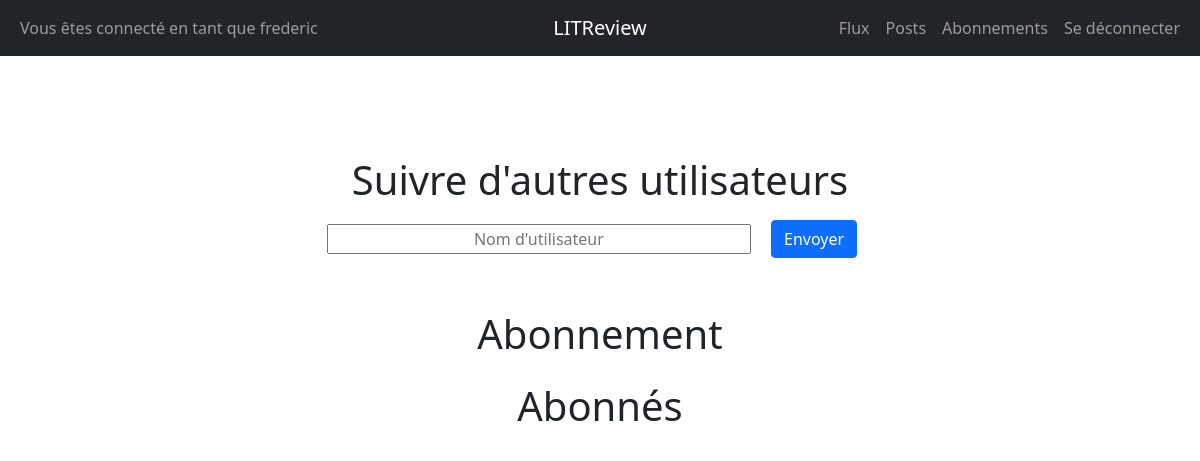
The page /abonnements/ (signed in) on the database as committed earlier.
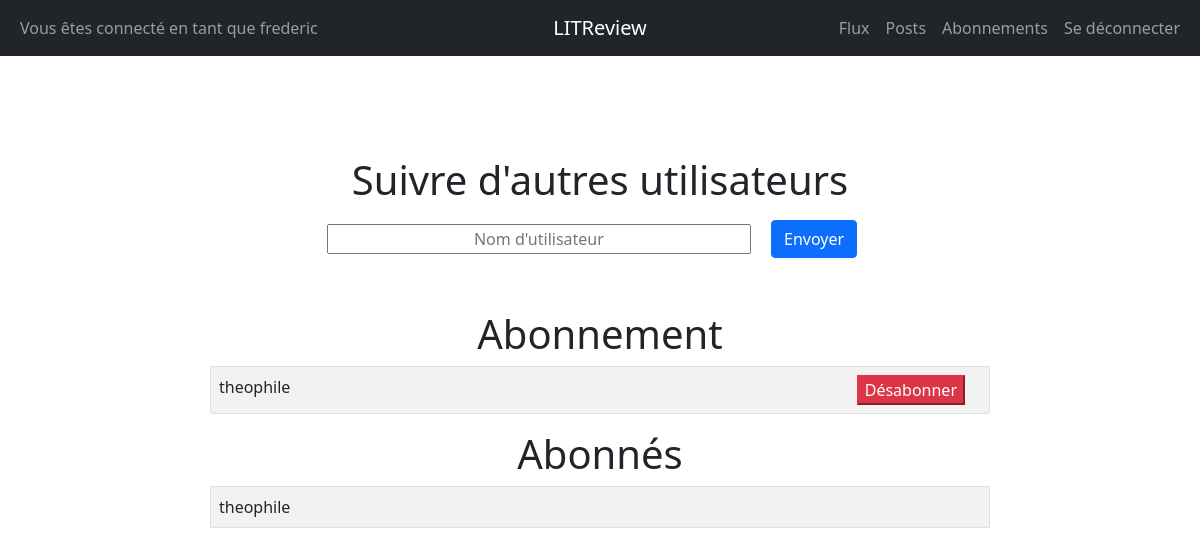
The same page on the database as committed later.
### inscription/models.py (models this page shows)
class UserFollows(models.Model):
    user = models.ForeignKey(User, on_delete=models.CASCADE, related_name='following')
    followed_user = models.ForeignKey(User, on_delete=models.CASCADE, related_name='followed_by')
    class Meta:
        unique_together = ('user', 'followed_user')

class User(AbstractUser):
    pass

### inscription/views.py (the view, shortened to what this page needs)
# urls.py: path('abonnements/', views.abonnements, name='abonnements'),
@login_required
def abonnements(request):
    form = forms.FollowForm()
    message = ''
    follow = UserFollows.objects.all().filter(user=request.user)
    followed_by = UserFollows.objects.all().filter(followed_user=request.user)
    return render(request, 'inscription/abonnements.html',
                  context={'form': form, 'follow': follow, 'followed_by': followed_by, 'message': message})

### inscription/forms.py
class FollowForm(forms.Form):
    username = forms.CharField(
        widget=forms.TextInput(attrs={'placeholder': 'Nom d\'utilisateur', 'size': '40px', 'class': 'text-center'}, ),
        label='')

### inscription/templates/inscription/abonnements.html (shortened to what this page needs)
{% extends 'inscription/base.html' %}
{% block content %}
<div class="d-flex flex-column" style="width:65%;">
    <div>
        <h1 class="text-center mb-3">Suivre d'autres utilisateurs</h1>
        <div>
            <form class="text-center mb-5" method="post">
                {{ form }}
                <button type="submit" class="btn btn-primary mx-3 mb-1">Envoyer</button>
            </form>
        </div>
    </div>
    <div>
        <h1 class="text-center">Abonnement</h1>
        <table class="table table-striped border">
            {% for i in follow %}
             <tr>
                  <td>{{ i.followed_user }}</td>
                  <td class="text-end">
                      <form action="{% url 'abonnements' %}" method="post" >
                          <button type="submit" class=" btn-danger mx-3 ">Désabonner</button>
                      </form>
                  </td>
              </tr>
            {% endfor %}
        </table>
    </div>
    <div>
        <h1 class="text-center">Abonnés</h1>
          <table class="table table-striped border">
              {% for i in followed_by %}
              <tr>
                  <td>{{ i.user }}</td>
              </tr>
              {% endfor %}
          </table>
    </div>
</div>
{% endblock %}

Rows that differ between the two databases and show on the page:
added UserFollows: followed_user "theophile", shown under "Abonnement"
added UserFollows: user "theophile", shown under "Abonnés"
